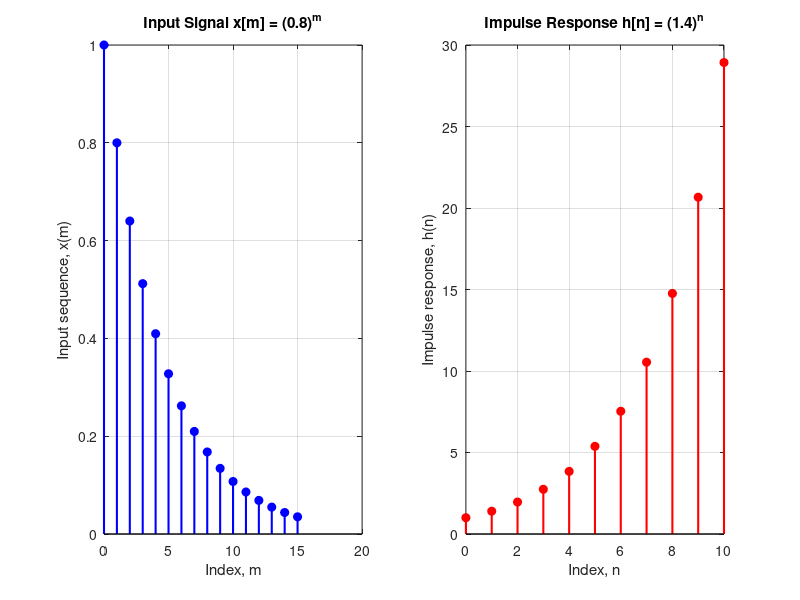

MATLAB code for this plot:
% Step 2: Create and plot both input signal and impulse response
clear all;
close all;
clc;

% Define the index for input signal
m = 0:1:15;  % m goes from 0 to 15 (16 samples)

% Create the input signal: x[m] = (0.8)^m
xn = (0.8).^m;

% Define the index for impulse response
n = 0:1:10;  % n goes from 0 to 10 (11 samples)

% Create the impulse response: h[n] = (1.4)^n
hn = (1.4).^n;

% Plot both signals side by side
figure;

% Plot input signal
subplot(1, 2, 1);
stem(m, xn, 'b', 'LineWidth', 1.5, 'MarkerFaceColor', 'b');
xlabel('Index, m');
ylabel('Input sequence, x(m)');
title('Input Signal x[m] = (0.8)^m');
grid on;

% Plot impulse response
subplot(1, 2, 2);
stem(n, hn, 'r', 'LineWidth', 1.5, 'MarkerFaceColor', 'r');
xlabel('Index, n');
ylabel('Impulse response, h(n)');
title('Impulse Response h[n] = (1.4)^n');
grid on;

% Display information
fprintf('Length of input signal x[m]: %d\n', length(xn));
fprintf('Length of impulse response h[n]: %d\n', length(hn));
fprintf('\nFirst few values of x[m]:\n');
disp(xn(1:5));
fprintf('First few values of h[n]:\n');
disp(hn(1:5));